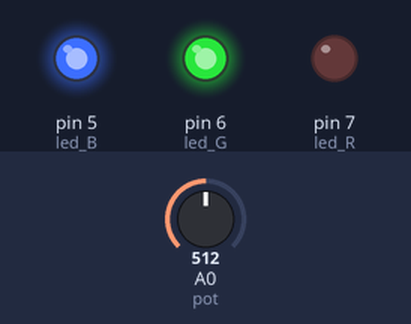
Simulated run of this sketch. Board: Arduino Uno, built with avr-gcc and run on an emulated ATmega328P. On the bench: output pins drawn as LEDs (lit = HIGH). Inputs (shaded band) come from the test bench; at power-on: A0 (pot) = 512.

Above: at 1.2 s.
1.3 s: A0 (pot) set to 525
At 2.0 s:
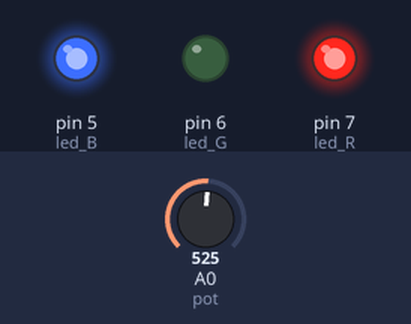
2.8 s: A0 (pot) set to 755
4.3 s: A0 (pot) set to 780
At 5.5 s:
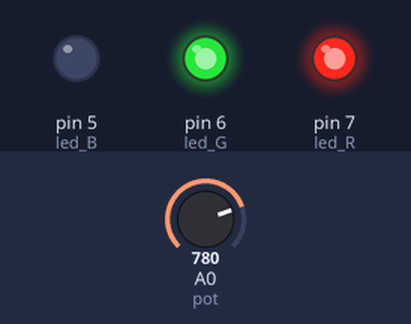
5.8 s: A0 (pot) set to 246
At 6.6 s:
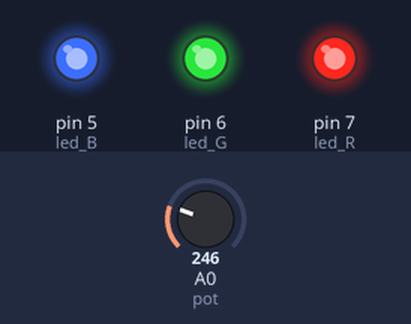
7.3 s: A0 (pot) set to 275
At 7.8 s:
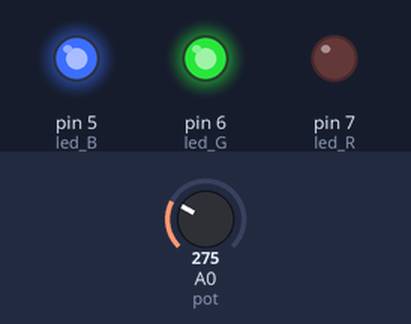
8.8 s: A0 (pot) set to 122
At 10.1 s:
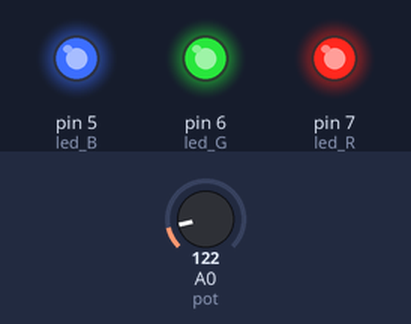
Timing chart, 0 to 11.3 s (numbered marks = the images above; inputs shaded):
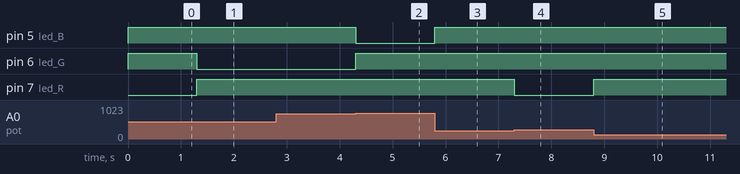

Measured:
- the behaviour switches between 512 and 513 on A0 (pot) (found by bisection; images 0 and 1)
- the behaviour switches between 768 and 769 on A0 (pot) (found by bisection; images 1 and 2)
- the behaviour switches between 256 and 257 on A0 (pot) (found by bisection; images 3 and 4)
- after the input at 1.3 s, pin 6 (led_G): HIGH → LOW at once; pin 7 (led_R): LOW → HIGH at once
- after the input at 2.8 s, every drawn part: stays the same
- after the input at 4.3 s, pin 5 (led_B): HIGH → LOW at once; pin 6 (led_G): LOW → HIGH at once
- after the input at 5.8 s, pin 5 (led_B): LOW → HIGH at once
- after the input at 7.3 s, pin 7 (led_R): HIGH → LOW at once
- after the input at 8.8 s, pin 7 (led_R): LOW → HIGH at once

The sketch:

Exe_6_Trocar_a_cor_das_luzes.ino
```cpp
// Autor..: Makehero - Aluno Adriano
// Projeto: Trocar a cor das Luzes
// Data...: 19/12/2025

//----------------Declara as variaveis do codigo----------------

int led_R = 7;                                        // Declara a variável led_R e atribui o valor 7 a ela (R)
int led_G = 6;                                        // Declara a variável led_G e atribui o valor 6 a ela (G)
int led_B = 5;                                        // Declara a variável led_B e atribui o valor 5 a ela (G)
int pot = A0;                                         // Declara a variável pot e atribui o valor A0 a ela
int valorPot;                                         // Declara a variável valorPot sem atribuir valor a ela

//----------------Declaracao da funcao que acende a cor Vermelha do LED----------------

void acendeVermelho() {

  digitalWrite(led_R, LOW);                           // Acende a cor Vermelha do LED
  digitalWrite(led_G, HIGH);                          // Apaga a cor Verde do LED
  digitalWrite(led_B, HIGH);                          // Apaga a cor Azul do LED

}

//----------------Declaracao da funcao que acende a cor Verde do LED----------------

void acendeVerde() {

  digitalWrite(led_R, HIGH);                          // Apaga a cor Vermelha do LED
  digitalWrite(led_G, LOW);                           // Acende a cor Verde do LED
  digitalWrite(led_B, HIGH);                          // Apaga a cor Azul do LED

}


//----------------Declaracao da funcao que acende a cor Azul do LED----------------

void acendeAzul() {

  digitalWrite(led_R, HIGH);                          // Apaga a cor Vermelha do LED
  digitalWrite(led_G, HIGH);                          // Apaga a cor Verde do LED
  digitalWrite(led_B, LOW);                           // Acende a cor Azul do LED
}


//----------------Declaracao da funcao que apaga todas as cores do LED----------------

void apagaLed() {

  digitalWrite(led_R, HIGH);                          // Apaga a cor Vermelha do LED
  digitalWrite(led_G, HIGH);                          // Apaga a cor Verde do LED
  digitalWrite(led_B, HIGH);                          // Apaga a cor Azul do LED

}


//----------------Funcao executada uma vez na inicializacao do sistema----------------

void setup() {

  pinMode(led_R, OUTPUT);                             // Configura a porta 7 (valor da variável led_R) como saida
  pinMode(led_G, OUTPUT);                             // Configura a porta 6 (valor da variável led_G) como saida
  pinMode(led_B, OUTPUT);                             // Configura a porta 5 (valor da variável led_B) como saida
  apagaLed();                                         // Chama a funcao de apagar todas as cores do LED

}

//----------------Funcao executada repetidamente enquanto o sistema estiver ligado----------------

void loop() {

  valorPot = analogRead(pot);                         // Lê o valor do potenciômetro (de 0 a 1023) e atribui o valor lido a variavel valorPot

  if(valorPot >= 0 && valorPot <= 256) {              // Se o valor de valorPot for menor ou igual a 256, executa as instrucoes entre chaves

    apagaLed();                                       // Chama a funcao de apagar todas as cores do LED

  }


  if(valorPot > 256 && valorPot <= 512) {             // Se o valor estiver entre 257 e 512, executa as instrucoes entre chaves

    acendeVermelho();                                 // Chama a funcao de acender a cor Vermelha do LED e apagar as demais

  }


  if(valorPot > 512 && valorPot <= 768) {             // Se o valor estiver entre 513 e 768, executa as instrucoes entre chaves

    acendeVerde();                                    // Chama a funcao de acender a cor Verde do LED e apagar as demais

  }

  if(valorPot > 768 && valorPot <= 1023) {            // Se o valor estiver entre 769 e 1023, executa as instrucoes entre chaves

    acendeAzul();                                     // Chama a funcao de acender a cor Azul do LED e apagar as demais

  }

}
```
